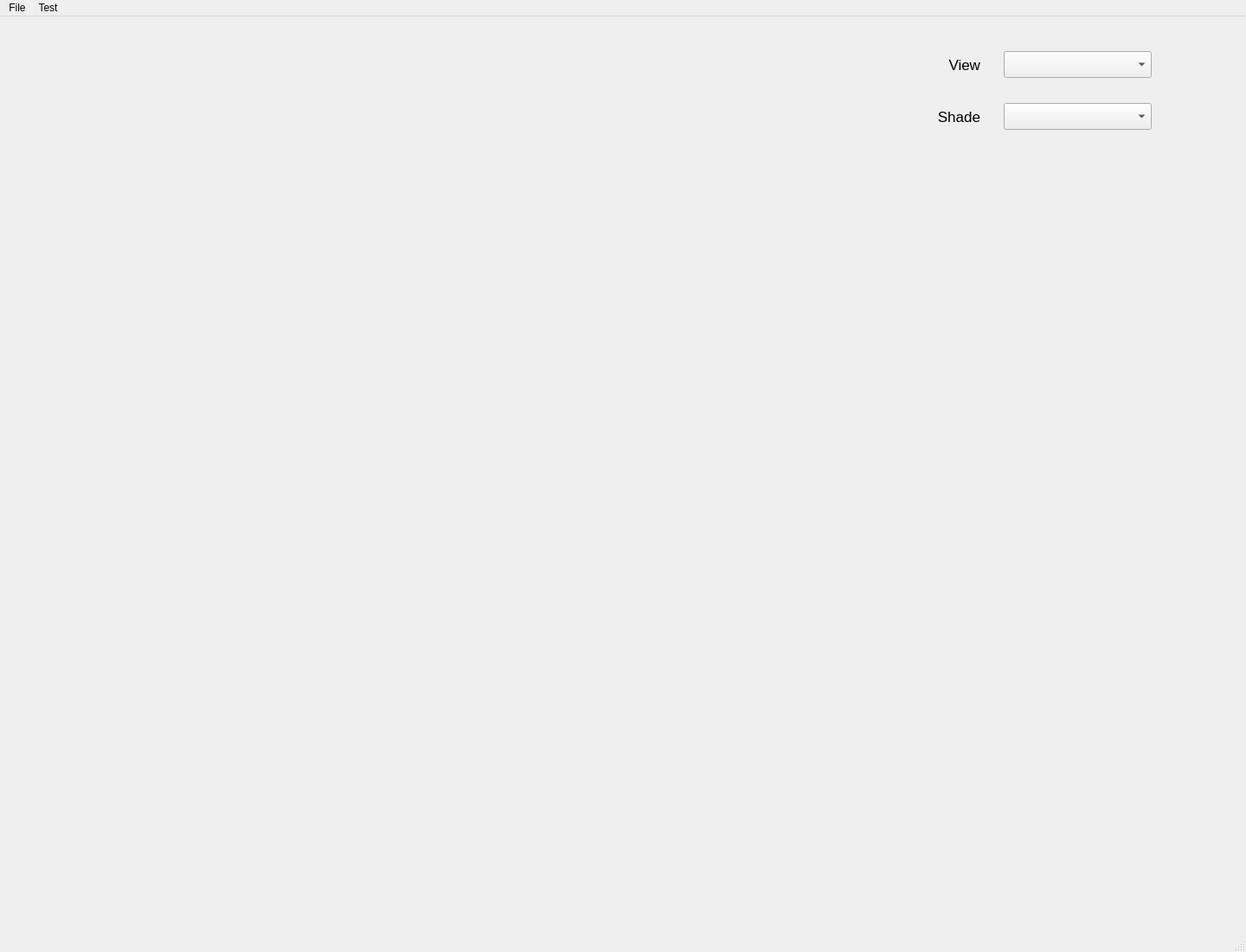
<?xml version="1.0" encoding="UTF-8"?>
<ui version="4.0">
 <class>Mygl</class>
 <widget class="QMainWindow" name="Mygl">
  <property name="geometry">
   <rect>
    <x>0</x>
    <y>0</y>
    <width>1440</width>
    <height>1100</height>
   </rect>
  </property>
  <property name="windowTitle">
   <string>Mygl</string>
  </property>
  <widget class="QWidget" name="centralwidget">
   <widget class="QLabel" name="lb_view">
    <property name="geometry">
     <rect>
      <x>1080</x>
      <y>40</y>
      <width>53</width>
      <height>31</height>
     </rect>
    </property>
    <property name="font">
     <font>
      <pointsize>13</pointsize>
     </font>
    </property>
    <property name="text">
     <string>View</string>
    </property>
    <property name="alignment">
     <set>Qt::AlignRight|Qt::AlignTrailing|Qt::AlignVCenter</set>
    </property>
   </widget>
   <widget class="Canvas" name="canvas" native="true">
    <property name="geometry">
     <rect>
      <x>40</x>
      <y>30</y>
      <width>1000</width>
      <height>1000</height>
     </rect>
    </property>
   </widget>
   <widget class="QLabel" name="lb_shade">
    <property name="geometry">
     <rect>
      <x>1080</x>
      <y>100</y>
      <width>53</width>
      <height>31</height>
     </rect>
    </property>
    <property name="font">
     <font>
      <pointsize>13</pointsize>
     </font>
    </property>
    <property name="text">
     <string>Shade</string>
    </property>
    <property name="alignment">
     <set>Qt::AlignRight|Qt::AlignTrailing|Qt::AlignVCenter</set>
    </property>
   </widget>
   <widget class="QComboBox" name="cb_view">
    <property name="geometry">
     <rect>
      <x>1160</x>
      <y>40</y>
      <width>171</width>
      <height>31</height>
     </rect>
    </property>
    <property name="editable">
     <bool>false</bool>
    </property>
    <property name="currentText">
     <string/>
    </property>
    <property name="currentIndex">
     <number>-1</number>
    </property>
   </widget>
   <widget class="QComboBox" name="cb_shade">
    <property name="geometry">
     <rect>
      <x>1160</x>
      <y>100</y>
      <width>171</width>
      <height>31</height>
     </rect>
    </property>
   </widget>
  </widget>
  <widget class="QMenuBar" name="menubar">
   <property name="geometry">
    <rect>
     <x>0</x>
     <y>0</y>
     <width>1440</width>
     <height>21</height>
    </rect>
   </property>
   <widget class="QMenu" name="menuFile">
    <property name="title">
     <string>File</string>
    </property>
    <addaction name="actionImport"/>
   </widget>
   <widget class="QMenu" name="menuTest">
    <property name="title">
     <string>Test</string>
    </property>
    <addaction name="actionDraw"/>
   </widget>
   <addaction name="menuFile"/>
   <addaction name="menuTest"/>
  </widget>
  <widget class="QStatusBar" name="statusbar"/>
  <action name="actionImport">
   <property name="text">
    <string>Import</string>
   </property>
  </action>
  <action name="actionDraw">
   <property name="text">
    <string>Draw</string>
   </property>
  </action>
 </widget>
 <customwidgets>
  <customwidget>
   <class>Canvas</class>
   <extends>QWidget</extends>
   <header>canvas.h</header>
   <container>1</container>
  </customwidget>
 </customwidgets>
 <resources/>
 <connections/>
</ui>
